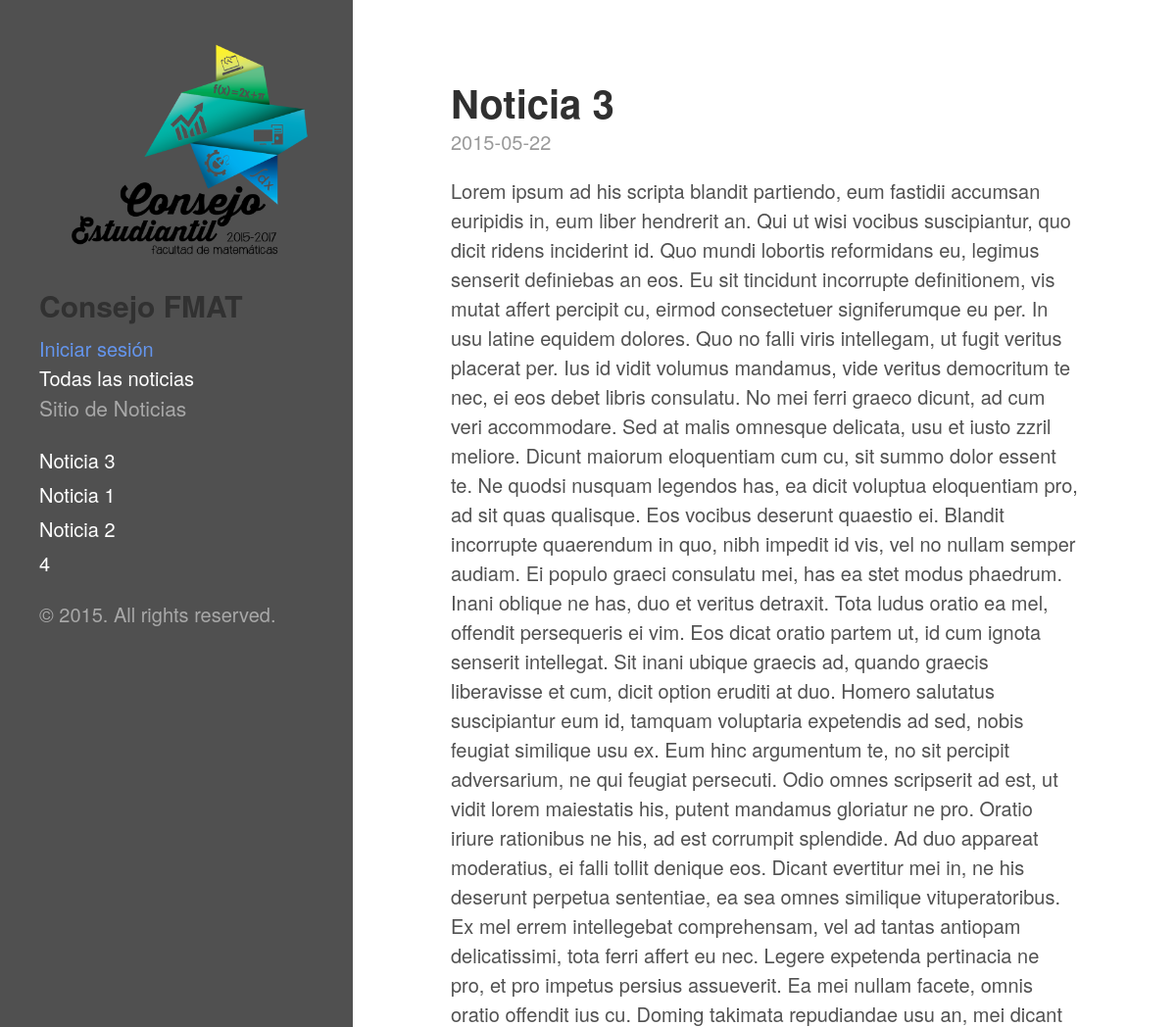
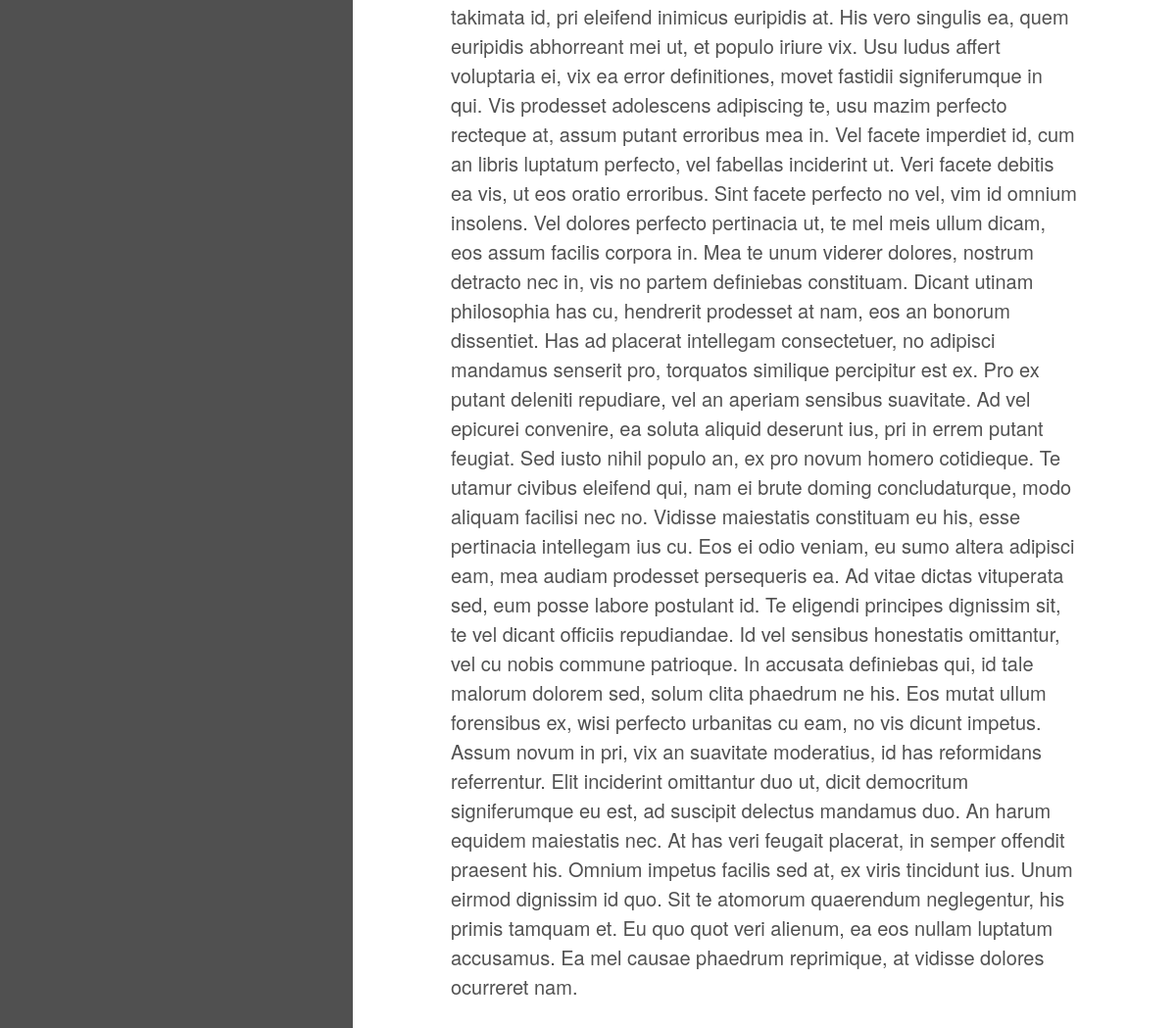
The app's page /ver_noticia.php?id=1 with its own data (2 pictures, top to bottom).
### tables this page shows
CREATE TABLE IF NOT EXISTS `noticias` (
`id_noticia` int(11) NOT NULL,
  `fecha` datetime NOT NULL,
  `titulo` varchar(20) NOT NULL,
  `cuerpo` text NOT NULL,
  `id_usuario` int(11) NOT NULL
);

### BD/global.php (called while the page is built, shortened)
<?php
function ejecutar_query($query)
{
    $con = mysqli_connect(SERVER, USER, PASSWORD, DB_NAME) or die ("Error " . mysqli_error($con));
    return mysqli_query($con, $query);
}

### ver_noticia.php (the view, shortened to what this page needs)
<?php
include 'BD/global.php';
$id_noticia = $_GET['id'];
$sentencia_sql = "SELECT * FROM noticias where  id_noticia=$id_noticia";
$noticia = ejecutar_query($sentencia_sql)->fetch_array();
$sentencia_sql = 'SELECT * FROM noticias';
$noticias = ejecutar_query($sentencia_sql);
?>
<!DOCTYPE html>
<html xmlns="http://www.w3.org/1999/xhtml" xml:lang="en" lang="en-us">
<head>
	<link rel="stylesheet" href="public/css/main.css">
</head>
<body>
	<?php include '_sidebar.php' ?>
	<div class="content container">
		<div class="posts">
			<div class="post">
				<h1 class="post-title">
					<a href="ver_noticia.php?id=<?php echo $noticia['id_noticia']; ?>">
						<?php echo $noticia["titulo"]; ?>
					</a>
				</h1>
				<span class="post-date"><?php echo date("Y-m-d",strtotime($noticia["fecha"])); ?></span>
				<?php echo $noticia["cuerpo"]; ?>
			</div>
		</div>
	</div>
</body>
</html>

### _sidebar.php (shortened to what this page needs)
<div class="sidebar">
    <div class="container sidebar-sticky">
        <div class="sidebar-about">
            <img src="public/img/CE_MATE.png" alt="">
            <h2>
                Consejo FMAT
            </h2>
            <a href="admin/login.php" style="color: cornflowerblue">Iniciar sesión</a><br/>
            <a href="index.php">Todas las noticias</a>
            <p class="lead">Sitio de Noticias</p>
        </div>
        <nav class="sidebar-nav">
            <?php foreach($noticias as $noti):?>
                <a class="sidebar-nav-item" href="ver_noticia.php?id=<?php echo $noti['id_noticia']; ?>"><?php echo $noti['titulo']?></a>
            <?php endforeach ?>
        </nav>
        <p>&copy; 2015. All rights reserved.</p>
    </div>
</div>

### public/css/main.css (style rules this page uses)
* { -webkit-box-sizing: border-box; -moz-box-sizing: border-box; box-sizing: border-box; }
html { font-family: "PT Sans", Helvetica, Arial, sans-serif; }
@media (min-width: 48em) { html { font-size: 16px; } }
@media (min-width: 58em) { html { font-size: 20px; } }
html, body { margin: 0; padding: 0; }
html { font-family: "Helvetica Neue", Helvetica, Arial, sans-serif; font-size: 16px; line-height: 1.5; }
@media (min-width: 38em) { html { font-size: 20px; } }
body { color: #515151; background-color: #fff; }
a { color: #268bd2; text-decoration: none; }
h1, h2, h3, h4, h5, h6 { margin-bottom: .5rem; font-weight: bold; line-height: 1.25; color: #313131; text-rendering: optimizeLegibility; }
h1 { font-size: 2rem; }
h2 { margin-top: 1rem; font-size: 1.5rem; }
p { margin-top: 0; margin-bottom: 1rem; }
img { display: block; max-width: 100%; margin: 0 0 1rem; border-radius: 5px; }
.lead { font-size: 1.05rem; font-weight: 100; }
.container { padding-left: 1rem; padding-right: 1rem; margin-left: auto; margin-right: auto; }
.page, .post { margin-bottom: 4em; }
.page-title, .post-title, .post-title a { color: #303030; }
.page-title, .post-title { margin-top: 0; }
.post-date { display: block; margin-top: -.5rem; margin-bottom: 1rem; color: #9a9a9a; }
.sidebar { text-align: center; padding: 2rem 1rem; color: rgba(255,255,255,.5); background-color: #505050; }
@media (min-width: 48em) { .sidebar { position: fixed; top: 0; left: 0; bottom: 0; width: 18rem; text-align: left; } }
.sidebar a { color: #fff; }
.sidebar-nav { margin-bottom: 1rem; }
.sidebar-nav-item { display: block; line-height: 1.75; }
.content { padding-top: 4rem; padding-bottom: 4rem; }
@media (min-width: 48em) { .content { margin-left: 20rem; margin-right: 2rem; } }
@media (min-width: 64em) { .content { margin-left: 22rem; margin-right: 4rem; } }

### records on screen
noticias: titulo "Noticia 3", fecha "2015-05-22", cuerpo "Lorem ipsum ad his scripta blandit partiendo, eum fastidii accumsan euripidis in, eum liber hendrerit an. Qui ut wisi vocibus suscipiantur, quo dicit ridens inciderint id. Quo mundi lobortis reformidans eu, legimus senserit definiebas an eos. Eu sit tincidunt incorrupte definitionem, vis mutat affert percipit cu, eirmod consectetuer signiferumque eu per. In usu latine equidem dolores. Quo no falli viris intellegam, ut fugit veritus placerat per. Ius id vidit volumus mandamus, vide veritus democritum te nec, ei eos debet libris consulatu. No mei ferri graeco dicunt, ad cum veri accommodare. Sed at malis omnesque delicata, usu et iusto zzril meliore. Dicunt maiorum eloquentiam cum cu, sit…"
noticias: titulo "Noticia 1"
noticias: titulo "Noticia 2"
noticias: titulo "4"
